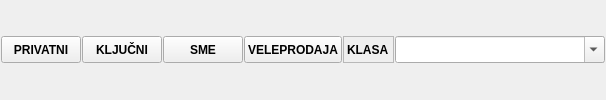
                <widget class="QFrame" name="frame_12">
                 <property name="sizePolicy">
                  <sizepolicy hsizetype="Preferred" vsizetype="Maximum">
                   <horstretch>0</horstretch>
                   <verstretch>0</verstretch>
                  </sizepolicy>
                 </property>
                 <property name="frameShape">
                  <enum>QFrame::NoFrame</enum>
                 </property>
                 <property name="frameShadow">
                  <enum>QFrame::Raised</enum>
                 </property>
                 <layout class="QHBoxLayout" name="horizontalLayout_4">
                  <property name="spacing">
                   <number>1</number>
                  </property>
                  <property name="leftMargin">
                   <number>1</number>
                  </property>
                  <property name="topMargin">
                   <number>1</number>
                  </property>
                  <property name="rightMargin">
                   <number>1</number>
                  </property>
                  <property name="bottomMargin">
                   <number>1</number>
                  </property>
                  <item>
                   <widget class="QPushButton" name="btnPretragaPrivatni">
                    <property name="sizePolicy">
                     <sizepolicy hsizetype="Preferred" vsizetype="Maximum">
                      <horstretch>0</horstretch>
                      <verstretch>0</verstretch>
                     </sizepolicy>
                    </property>
                    <property name="minimumSize">
                     <size>
                      <width>0</width>
                      <height>27</height>
                     </size>
                    </property>
                    <property name="font">
                     <font>
                      <weight>75</weight>
                      <bold>true</bold>
                     </font>
                    </property>
                    <property name="cursor">
                     <cursorShape>PointingHandCursor</cursorShape>
                    </property>
                    <property name="toolTip">
                     <string>Identifikacija korisnika</string>
                    </property>
                    <property name="statusTip">
                     <string>Identifikacija korisnika</string>
                    </property>
                    <property name="whatsThis">
                     <string>Identifikacija korisnika</string>
                    </property>
                    <property name="text">
                     <string>PRIVATNI</string>
                    </property>
                    <property name="checkable">
                     <bool>true</bool>
                    </property>
                    <property name="autoExclusive">
                     <bool>true</bool>
                    </property>
                   </widget>
                  </item>
                  <item>
                   <widget class="QPushButton" name="btnPretragaKljucni">
                    <property name="sizePolicy">
                     <sizepolicy hsizetype="Preferred" vsizetype="Maximum">
                      <horstretch>0</horstretch>
                      <verstretch>0</verstretch>
                     </sizepolicy>
                    </property>
                    <property name="minimumSize">
                     <size>
                      <width>0</width>
                      <height>27</height>
                     </size>
                    </property>
                    <property name="font">
                     <font>
                      <weight>75</weight>
                      <bold>true</bold>
                     </font>
                    </property>
                    <property name="cursor">
                     <cursorShape>PointingHandCursor</cursorShape>
                    </property>
                    <property name="toolTip">
                     <string>Identifikacija korisnika</string>
                    </property>
                    <property name="statusTip">
                     <string>Identifikacija korisnika</string>
                    </property>
                    <property name="whatsThis">
                     <string>Identifikacija korisnika</string>
                    </property>
                    <property name="text">
                     <string>KLJUČNI</string>
                    </property>
                    <property name="checkable">
                     <bool>true</bool>
                    </property>
                    <property name="autoExclusive">
                     <bool>true</bool>
                    </property>
                   </widget>
                  </item>
                  <item>
                   <widget class="QPushButton" name="btnPretragatSme">
                    <property name="sizePolicy">
                     <sizepolicy hsizetype="Preferred" vsizetype="Maximum">
                      <horstretch>0</horstretch>
                      <verstretch>0</verstretch>
                     </sizepolicy>
                    </property>
                    <property name="minimumSize">
                     <size>
                      <width>0</width>
                      <height>27</height>
                     </size>
                    </property>
                    <property name="font">
                     <font>
                      <weight>75</weight>
                      <bold>true</bold>
                     </font>
                    </property>
                    <property name="cursor">
                     <cursorShape>PointingHandCursor</cursorShape>
                    </property>
                    <property name="toolTip">
                     <string>Identifikacija korisnika</string>
                    </property>
                    <property name="statusTip">
                     <string>Identifikacija korisnika</string>
                    </property>
                    <property name="whatsThis">
                     <string>Identifikacija korisnika</string>
                    </property>
                    <property name="text">
                     <string>SME</string>
                    </property>
                    <property name="checkable">
                     <bool>true</bool>
                    </property>
                    <property name="autoExclusive">
                     <bool>true</bool>
                    </property>
                   </widget>
                  </item>
                  <item>
                   <widget class="QPushButton" name="btnPretragaVeleprodaja">
                    <property name="sizePolicy">
                     <sizepolicy hsizetype="Preferred" vsizetype="Maximum">
                      <horstretch>0</horstretch>
                      <verstretch>0</verstretch>
                     </sizepolicy>
                    </property>
                    <property name="minimumSize">
                     <size>
                      <width>0</width>
                      <height>27</height>
                     </size>
                    </property>
                    <property name="font">
                     <font>
                      <weight>75</weight>
                      <bold>true</bold>
                     </font>
                    </property>
                    <property name="cursor">
                     <cursorShape>PointingHandCursor</cursorShape>
                    </property>
                    <property name="toolTip">
                     <string>Identifikacija korisnika</string>
                    </property>
                    <property name="statusTip">
                     <string>Identifikacija korisnika</string>
                    </property>
                    <property name="whatsThis">
                     <string>Identifikacija korisnika</string>
                    </property>
                    <property name="text">
                     <string>VELEPRODAJA</string>
                    </property>
                    <property name="checkable">
                     <bool>true</bool>
                    </property>
                    <property name="autoExclusive">
                     <bool>true</bool>
                    </property>
                   </widget>
                  </item>
                  <item>
                   <widget class="QLabel" name="lblKlasa">
                    <property name="sizePolicy">
                     <sizepolicy hsizetype="Preferred" vsizetype="Preferred">
                      <horstretch>0</horstretch>
                      <verstretch>0</verstretch>
                     </sizepolicy>
                    </property>
                    <property name="maximumSize">
                     <size>
                      <width>96</width>
                      <height>27</height>
                     </size>
                    </property>
                    <property name="font">
                     <font>
                      <weight>75</weight>
                      <bold>true</bold>
                     </font>
                    </property>
                    <property name="frameShape">
                     <enum>QFrame::StyledPanel</enum>
                    </property>
                    <property name="text">
                     <string>KLASA</string>
                    </property>
                   </widget>
                  </item>
                  <item>
                   <widget class="QComboBox" name="cboPretragaKlase">
                    <property name="sizePolicy">
                     <sizepolicy hsizetype="Preferred" vsizetype="Preferred">
                      <horstretch>0</horstretch>
                      <verstretch>0</verstretch>
                     </sizepolicy>
                    </property>
                    <property name="minimumSize">
                     <size>
                      <width>210</width>
                      <height>0</height>
                     </size>
                    </property>
                    <property name="maximumSize">
                     <size>
                      <width>16777215</width>
                      <height>27</height>
                     </size>
                    </property>
                    <property name="editable">
                     <bool>true</bool>
                    </property>
                   </widget>
                  </item>
                 </layout>
                </widget>
